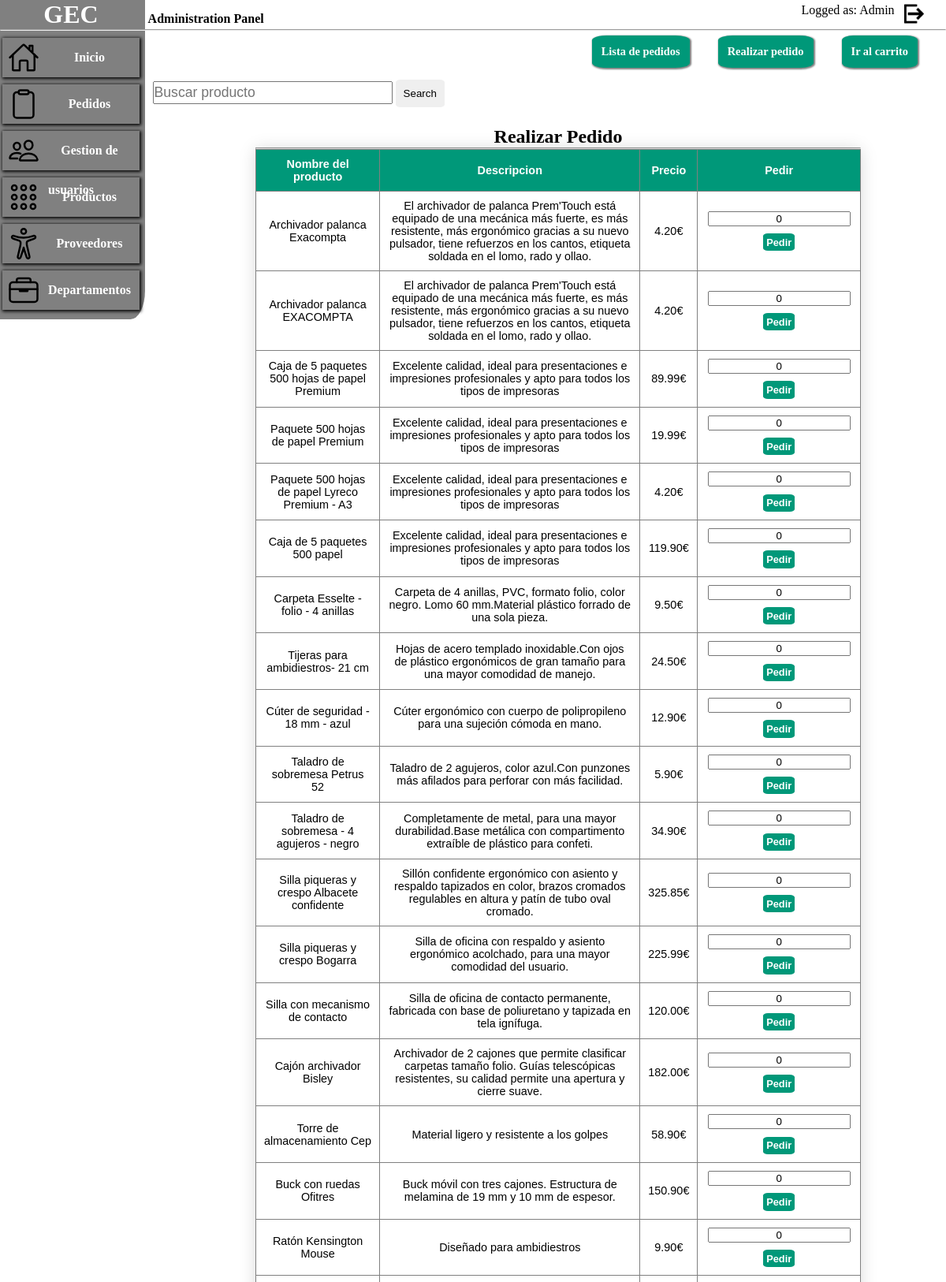
/Controllers/pedidos.php?accion=listacompra (signed in, upper part), run on the app's committed database.
### tables this page shows
CREATE TABLE Productos(
    Prod_ID INT NOT NULL AUTO_INCREMENT,
    Prov_ID INT,
    Cat_ID INT,
    Prod_Nombre VARCHAR(100) NOT NULL,
    Prod_Descripcion TEXT NOT NULL,
    Prod_Precio DECIMAL(5,2) NOT NULL,
    Enabled INT NOT NULL DEFAULT 0,
    PRIMARY KEY(Prod_ID),
    FOREIGN KEY(Prov_ID) REFERENCES Proveedor(Prov_ID),
    FOREIGN KEY(Cat_ID) REFERENCES Categoria(Cat_ID)
);

### Models/productoModel.php (called while the page is built, shortened)
<?php
class Producto
{
    public function getAllEnabledProductos()
    {
        $conn = database::getConnection();
        $query = " SELECT * FROM `Productos` WHERE `Productos`.`Enabled` = 0";
        $all_productos = mysqli_query($conn, $query);
        return $all_productos;
    }
}

### Views/pedidosView/listaCompra.php (the view, shortened to what this page needs)
<div class="input_busqueda">
    <form action="pedidos.php?accion=listacompra.php" method="GET">
        <input id="sarch_input" type="text" name="nombre" placeholder="Buscar producto">
        <input  id="boton_search" type="submit" value="Search">
    </form>
</div>
<?php
 if(isset($_GET['accion2']) && $_GET['accion2']=='buscar'){
   mostrarBuscados($_GET['nombre']);
 }else{
     mostrarListaPedido();
 }
?>
<?php function mostrarListaPedido()
{
 require_once '../Models/productoModel.php';
$producto = new Producto();
$todos_productos = $producto->getAllEnabledProductos();
?>
<div class="table_frame">
<div class="create_pedidos_form" id="create_form">
    <h2>Realizar Pedido</h2>
    <hr>
    <table>
        <thead>
        <tr>
            <th>Nombre del producto</th>
            <th>Descripcion</th>
            <th>Precio</th>
            <th>Pedir</th>
        </tr>
        </thead>
        <tbody>
        <?php if ($todos_productos) :?>
               <?php while ($producto = $todos_productos->fetch_assoc()) :?>
                <tr>
                    <td><?=$producto['Prod_Nombre']?></td>
                    <td><?=$producto['Prod_Descripcion']?></td>
                    <td><?=$producto['Prod_Precio']?>€</td>
                    <td>
                    <form action="pedidos.php" method="post">
                        <input class="input_cantidad" type="number" name="cantidad" min="1" value="0">
                        <input class="button submit spacer " type="submit" value = "Pedir">
                    </form>
                </td>
                </tr>
            <?php  endwhile ?>
        <?php endif ?>
        </tbody>
    </table>
</div>
</div>
<?php } ?>

### css/style.css (style rules this page uses)
* { margin: 0px auto; padding: 0%; }
input[type=number] { -moz-appearance: textfield; }
.button { border: none; padding: 2%; border-radius: 15%; font-size: 0.8rem !important; background-color: rgba(128, 128, 128, 0.487); cursor: pointer; color: white; text-decoration: none; font-weight: bolder; }
.submit { background-color: #009879; font-weight: bolder; }
.spacer { margin-top: 5%; }
.table_frame { padding: 1%; width: 80%; float: right; margin-top: 1%; }
table { border-collapse: collapse !important; font-size: 0.9em; font-family: sans-serif; box-shadow: 0 0 20px rgba(0, 0, 0, 0.15); }
thead tr { background-color: #009879; color: #ffffff; text-align: left; }
tbody tr { border-bottom: 1px solid #dddddd; }
th, td { padding: 10px; border: 1px solid grey; text-align: center !important; }
.create_pedidos_form { width: 80%; margin: 0px auto; text-align: center; }
.input_cantidad { text-align: center; }
.input_busqueda { margin-top: 1%; }
#sarch_input { width: 25%; height: 25px; margin-left: 10px; font-size: 1.1rem; }
#boton_search { border: none; padding: 10px; border-radius: 10%; cursor: pointer; }

### data on the page
productos: Prod_Nombre "Archivador palanca Exacompta", Prod_Descripcion "El archivador de palanca Prem'Touch está equipado de una mecánica más fuerte, es más resistente, más ergonómico gracias a su nuevo pulsador, tiene refuerzos en los cantos, etiqueta soldada en el lomo, rado y ollao.", Prod_Precio "4.20"
productos: Prod_Nombre "Archivador palanca EXACOMPTA", Prod_Descripcion "El archivador de palanca Prem'Touch está equipado de una mecánica más fuerte, es más resistente, más ergonómico gracias a su nuevo pulsador, tiene refuerzos en los cantos, etiqueta soldada en el lomo, rado y ollao.", Prod_Precio "4.20"
productos: Prod_Nombre "Caja de 5 paquetes 500 hojas de papel Premium", Prod_Descripcion "Excelente calidad, ideal para presentaciones e impresiones profesionales y apto para todos los tipos de impresoras", Prod_Precio "89.99"
productos: Prod_Nombre "Paquete 500 hojas de papel Premium", Prod_Descripcion "Excelente calidad, ideal para presentaciones e impresiones profesionales y apto para todos los tipos de impresoras", Prod_Precio "19.99"
productos: Prod_Nombre "Paquete 500 hojas de papel Lyreco Premium - A3", Prod_Descripcion "Excelente calidad, ideal para presentaciones e impresiones profesionales y apto para todos los tipos de impresoras", Prod_Precio "4.20"
productos: Prod_Nombre "Caja de 5 paquetes 500 papel", Prod_Descripcion "Excelente calidad, ideal para presentaciones e impresiones profesionales y apto para todos los tipos de impresoras", Prod_Precio "119.90"
productos: Prod_Nombre "Carpeta Esselte - folio - 4 anillas", Prod_Descripcion "Carpeta de 4 anillas, PVC, formato folio, color negro. Lomo 60 mm.Material plástico forrado de una sola pieza.", Prod_Precio "9.50"
productos: Prod_Nombre "Tijeras para ambidiestros- 21 cm", Prod_Descripcion "Hojas de acero templado inoxidable.Con ojos de plástico ergonómicos de gran tamaño para una mayor comodidad de manejo.", Prod_Precio "24.50"
productos: Prod_Nombre "Cúter de seguridad - 18 mm - azul", Prod_Descripcion "Cúter ergonómico con cuerpo de polipropileno para una sujeción cómoda en mano.", Prod_Precio "12.90"
productos: Prod_Nombre "Taladro de sobremesa Petrus 52", Prod_Descripcion "Taladro de 2 agujeros, color azul.Con punzones más afilados para perforar con más facilidad.", Prod_Precio "5.90"
productos: Prod_Nombre "Taladro de sobremesa - 4 agujeros - negro", Prod_Descripcion "Completamente de metal, para una mayor durabilidad.Base metálica con compartimento extraíble de plástico para confeti.", Prod_Precio "34.90"
productos: Prod_Nombre "Silla piqueras y crespo Albacete confidente", Prod_Descripcion "Sillón confidente ergonómico con asiento y respaldo tapizados en color, brazos cromados regulables en altura y patín de tubo oval cromado.", Prod_Precio "325.85"
productos: Prod_Nombre "Silla piqueras y crespo Bogarra", Prod_Descripcion "Silla de oficina con respaldo y asiento ergonómico acolchado, para una mayor comodidad del usuario.", Prod_Precio "225.99"
productos: Prod_Nombre "Silla con mecanismo de contacto", Prod_Descripcion "Silla de oficina de contacto permanente, fabricada con base de poliuretano y tapizada en tela ignífuga.", Prod_Precio "120.00"
productos: Prod_Nombre "Cajón archivador Bisley", Prod_Descripcion "Archivador de 2 cajones que permite clasificar carpetas tamaño folio. Guías telescópicas resistentes, su calidad permite una apertura y cierre suave.", Prod_Precio "182.00"
productos: Prod_Nombre "Torre de almacenamiento Cep", Prod_Descripcion "Material ligero y resistente a los golpes", Prod_Precio "58.90"
productos: Prod_Nombre "Buck con ruedas Ofitres", Prod_Descripcion "Buck móvil con tres cajones. Estructura de melamina de 19 mm y 10 mm de espesor.", Prod_Precio "150.90"
productos: Prod_Nombre "Ratón Kensington Mouse", Prod_Descripcion "Diseñado para ambidiestros", Prod_Precio "9.90"

### other printed values
$_SESSION['usuario_name'] "Admin"
